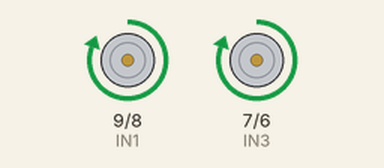
Recording of a sketch running on a simulated Arduino Uno, built with avr-gcc and run on an emulated ATmega328P. Shown: motor-driver pin pairs drawn as motors (green arrow = first pin HIGH = forward, orange = second pin HIGH = backward, longer = more drive, scaled by the enable pin).

Above: at 2.5 s.
At 6.5 s:
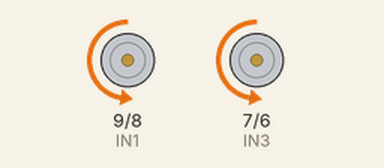
At 9.0 s:
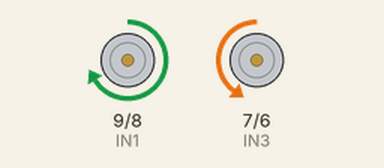
At 14.0 s:
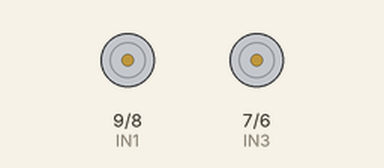
Timing chart, 0 to 20.8 s (numbered marks = the images above):
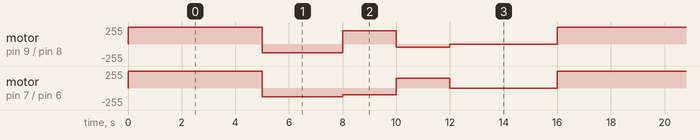

The sketch:

Talos_L298N.ino
```cpp
/*
 * Talos Electronics
 */

// Motor 1
int ENA = 10;
int IN1 = 9;
int IN2 = 8;

// Motor 2
int ENB = 5;
int IN3 = 7;
int IN4 = 6;

void setup ()
{
  // Declaramos los pines como salidas
  pinMode (ENA, OUTPUT);
  pinMode (ENB, OUTPUT);
  pinMode (IN1, OUTPUT);
  pinMode (IN2, OUTPUT);
  pinMode (IN3, OUTPUT);
  pinMode (IN4, OUTPUT);
}

void loop ()
{
  Adelante ();
  delay (5000);
  Atras ();
  delay (3000);
  Derecha ();
  delay (2000);
  Izquierda ();
  delay (2000);
  Parar ();
  delay (4000);
}

void Adelante ()
{
  //Direccion de motor 1
  digitalWrite (IN1, HIGH);
  digitalWrite (IN2, LOW);
  analogWrite (ENA, 255); //Velocidad de motor 1
  //Direccion de motor 2
  digitalWrite (IN3, HIGH);
  digitalWrite (IN4, LOW);
  analogWrite (ENB, 255); //Velocidad de motor 2
}

void Atras ()
{
  //Direccion de motor 1
  digitalWrite (IN1, LOW);
  digitalWrite (IN2, HIGH);
  analogWrite (ENA, 128);  //Velocidad de motor 1
  //Direccion de motor 2
  digitalWrite (IN3, LOW);
  digitalWrite (IN4, HIGH);
  analogWrite (ENB, 128); //Velocidad de motor 2
}

void Derecha ()
{
  //Direccion de motor 1
  digitalWrite (IN1, HIGH);
  digitalWrite (IN2, LOW);
  analogWrite (ENA, 200); //Velocidad de motor 1
  //Direccion motor 2
  digitalWrite (IN3, LOW);
  digitalWrite (IN4, HIGH);
  analogWrite (ENB, 100); //Velocidad de motor 2
}

void Izquierda ()
{
  //Direccion de motor 1
  digitalWrite (IN1, LOW);
  digitalWrite (IN2, HIGH);
  analogWrite (ENA, 50); //Velocidad de motor 1
  //Direccion de motor 2
  digitalWrite (IN3, HIGH);
  digitalWrite (IN4, LOW);
  analogWrite (ENB, 150); //Velocidad de motor 2
}

void Parar ()
{
  //Direccion de motor 1
  digitalWrite (IN1, LOW);
  digitalWrite (IN2, LOW);
  analogWrite (ENA, 0); //Velocidad de motor 1
  //Direccion de motor 2
  digitalWrite (IN3, LOW);
  digitalWrite (IN4, LOW);
  analogWrite (ENB, 0); //Velocidad de motor 2
}
```

Measured:
- by itself, motor on pin 9 (IN1) / pin 8 (IN2): repeats every 16.0 s: backward 128/255 3.0 s, forward 200/255 2.0 s, backward 50/255 2.0 s, stopped 4.0 s, forward 255/255 5.0 s
